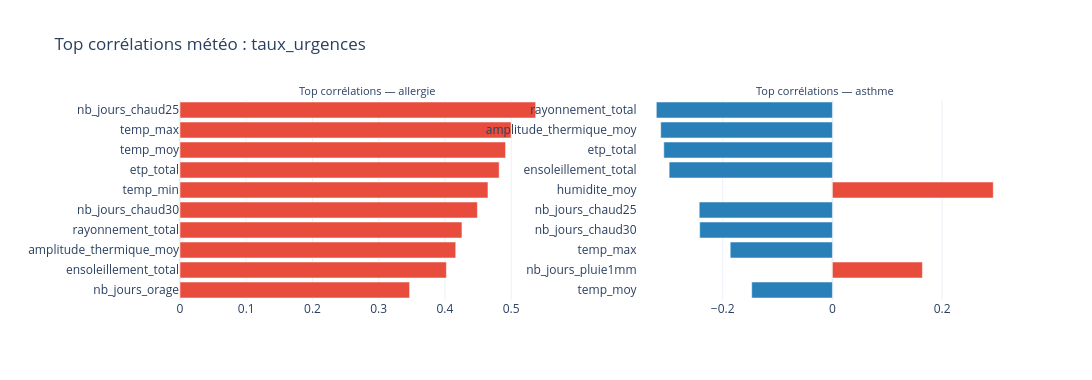

This figure's notebook cell:
### Code cell
n_p = len(PATHOLOGIES)
fig = make_subplots(rows=1, cols=n_p, subplot_titles=[f"Top corrélations — {p}" for p in PATHOLOGIES])
for i, p in enumerate(PATHOLOGIES, 1):
    col = f"taux_urgences_{p}"
    top = corr[col].sort_values(key=abs, ascending=True).tail(10)
    bar_colors = ["#E74C3C" if v > 0 else "#2980B9" for v in top.values]
    fig.add_trace(go.Bar(x=top.values, y=top.index, orientation="h",
                          marker_color=bar_colors, showlegend=False), row=1, col=i)
fig.update_yaxes(automargin=True)  # laisse la place aux noms de variables longs sur l'axe Y
fig.update_annotations(font_size=11)
fig.update_layout(height=380, width=1400, template="plotly_white",
                   margin=dict(l=180),
                   title="Top corrélations météo : taux_urgences")
fig.show()

### Figure 1 — Plotly figure (JSON) as saved in the notebook; plotly's stock layout.template omitted (floating-point values rounded to 4 significant figures)
{"data": [{"marker": {"color": ["#E74C3C", "#E74C3C", "#E74C3C", "#E74C3C", "#E74C3C", "#E74C3C", "#E74C3C", "#E74C3C", "#E74C3C", "#E74C3C"]}, "orientation": "h", "showlegend": false, "type": "bar", "x": [0.3467, 0.4022, 0.4163, 0.4257, 0.449, 0.4649, 0.4818, 0.4915, 0.4998, 0.537], "xaxis": "x", "y": ["nb_jours_orage", "ensoleillement_total", "amplitude_thermique_moy", "rayonnement_total", "nb_jours_chaud30", "temp_min", "etp_total", "temp_moy", "temp_max", "nb_jours_chaud25"], "yaxis": "y"}, {"marker": {"color": ["#2980B9", "#E74C3C", "#2980B9", "#2980B9", "#2980B9", "#E74C3C", "#2980B9", "#2980B9", "#2980B9", "#2980B9"]}, "orientation": "h", "showlegend": false, "type": "bar", "x": [-0.1472, 0.1641, -0.1864, -0.242, -0.2429, 0.2934, -0.2977, -0.3075, -0.3131, -0.3211], "xaxis": "x2", "y": ["temp_moy", "nb_jours_pluie1mm", "temp_max", "nb_jours_chaud30", "nb_jours_chaud25", "humidite_moy", "ensoleillement_total", "etp_total", "amplitude_thermique_moy", "rayonnement_total"], "yaxis": "y2"}], "layout": {"annotations": [{"font": {"size": 11}, "showarrow": false, "text": "Top corrélations — allergie", "x": 0.225, "xanchor": "center", "xref": "paper", "y": 1, "yanchor": "bottom", "yref": "paper"}, {"font": {"size": 11}, "showarrow": false, "text": "Top corrélations — asthme", "x": 0.775, "xanchor": "center", "xref": "paper", "y": 1, "yanchor": "bottom", "yref": "paper"}], "height": 380, "margin": {"l": 180}, "title": {"text": "Top corrélations météo : taux_urgences"}, "width": 1400, "xaxis": {"anchor": "y", "domain": [0, 0.45]}, "xaxis2": {"anchor": "y2", "domain": [0.55, 1]}, "yaxis": {"anchor": "x", "automargin": true, "domain": [0, 1]}, "yaxis2": {"anchor": "x2", "automargin": true, "domain": [0, 1]}}}
